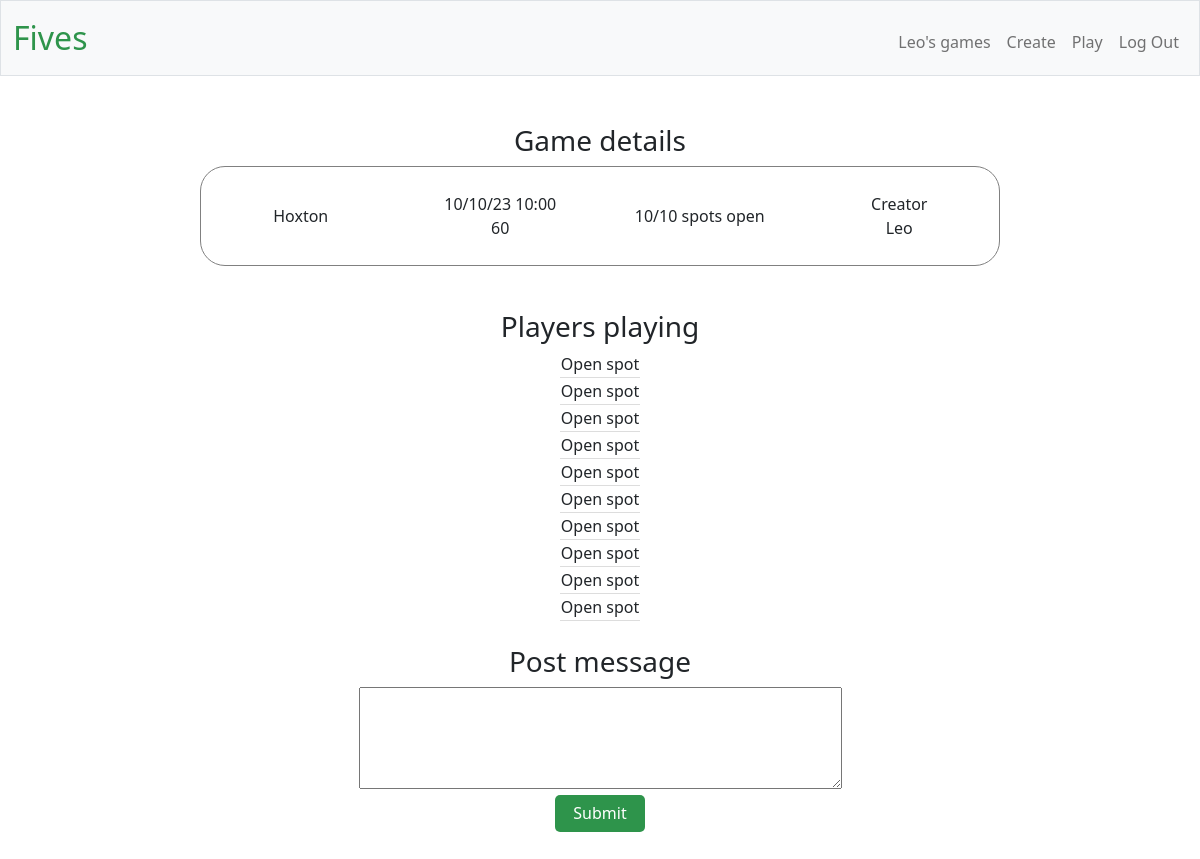
/view_game/28 (signed in), run on the app's committed database.
### tables this page shows
CREATE TABLE games (id INTEGER PRIMARY KEY AUTOINCREMENT, location TEXT, 
datetime TEXT, length_in_mins INTEGER, number_of_players INTEGER, creator TEXT NOT NULL, open_spots INTEGER);

### main.py (the view, shortened to what this page needs)
@app.route("/view_game/<int:game_id>", methods=["GET", "POST"])
def view_game(game_id:int):
    if request.method=="GET":
        conn = sqlite3.connect('players.db')
        cursor = conn.cursor()
        game = cursor.execute("SELECT location, datetime, length_in_mins, number_of_players, creator, open_spots, id FROM games WHERE id = ? ORDER BY games.datetime", (game_id, ))
        game_info = []
        for g in game:
            for x in g:
                game_info.append(x)
        line_up_list = []
        line_up_iterator = cursor.execute("SELECT playing_in.*, users.username FROM playing_in JOIN users ON users.id=playing_in.player_id WHERE game_id = ?", (game_id, ));
        for l in line_up_iterator:
            line_up_list.append(l[2])
        message_iterator = cursor.execute("SELECT date, author, content FROM messages WHERE game_id = ? ORDER BY date", (game_id, ))
        message_list = []
        for m in message_iterator:
            message_list.append(m)
        conn.close()
        return render_template("/view_game.html", game_info=game_info,line_up_list=line_up_list, message_list=message_list)

### main.py (called while the page is built)
@app.after_request
def after_request(response):
    response.headers["Cache-Control"] = "no-cache, no-store, must-revalidate"
    response.headers["Expires"] = 0
    response.headers["Pragma"] = "no-cache"
    return response

### templates/view_game.html (shortened to what this page needs)
{% extends "layout.html" %}
{% block main %}
<h3>Game details</h3>
<div class="row align-items-center" style="margin: 0 auto; max-width:800px;height:100px;border-radius:25px;border:1px solid grey; margin-bottom:20px;">
    <div class="col">{{game_info[0]}}</div>
    <div class="col">{{game_info[1][8:10]}}/{{game_info[1][5:7]}}/{{game_info[1][2:4]}} {{game_info[1][11:16]}}<br>{{game_info[2]}}</div>
    <div class="col">{{game_info[5]}}/{{game_info[3]}} spots open</div>
    <div class="col">Creator<br>{{game_info[4]}}</div>
</div>
<br>
<h3>Players playing</h3>
<table class="tabs">
    <tbody>
        {% for x in range(game_info[5]) %}
        <tr class="tabsrow">
            <td>Open spot</td>
        </tr class="tabsrow">
        {% endfor %}
    </tbody>
</table>
<br>
<h3>Post message</h3>
<form action="/view_game/{{game_info[6]}}" method="post">
    <textarea id="message" name="message" rows="4" cols="50"></textarea>
    <br>
    <button  type="submit">Submit</button>
</form>
{% endblock %}

### templates/layout.html (shortened to what this page needs)
<!DOCTYPE html>
<html lang="en">
    <head>
        <link href="https://cdn.jsdelivr.net/npm/bootstrap@5.1.3/dist/css/bootstrap.min.css" rel="stylesheet">
        <link href="/static/styles.css" rel="stylesheet">
    </head>
  <body>
    <nav class="bg-light border navbar navbar-expand-md navbar-light">
        <div class="container-fluid">
            <a class="navbar-brand" href="/"><span class="green">Fives</span></a>
            <div class="collapse navbar-collapse" id="navbar">
                {% if session["user_id"] %}
                    <ul class="navbar-nav ms-auto mt-2">
                        <li class="nav-item"><a class="nav-link" href="/games"> {{  session["username"].capitalize()  }}'s games</a></li>
                        <li class="nav-item"><a class="nav-link" href="/create">Create</a></li>
                        <li class="nav-item"><a class="nav-link" href="/play">Play</a></li>
                        <li class="nav-item"><a class="nav-link" href="/logout">Log Out</a></li>
                    </ul>
                {% else %}
                    <ul class="navbar-nav ms-auto mt-2">
                        <li class="nav-item"><a class="nav-link" href="/register">Register</a></li>
                        <li class="nav-item"><a class="nav-link" href="/login">Log In</a></li>
                    </ul>
                {% endif %}
            </div>
        </div>
    </nav>
    <main class="container-fluid py-5 text-center">
        {% block main %}{% endblock %}
    </main>
  </body>
</html>

### static/styles.css (style rules this page uses)
nav .navbar-brand { font-size: xx-large; }
nav .navbar-brand .green { color: #2e944b; }
.tabs { border-bottom: 1px solid #ddd; margin: 0 auto; }
.tabsrow { border-bottom: 1px solid #ddd; }
body { text-align: center; }
button { background-color :#2e944b; border-color: #2e944b; color:white; border:none; border-radius:5px; height:37px; width: 90px; }

### data on the page
games: username "Leo", location "Hoxton", datetime "10", datetime "23", datetime "10:00", length_in_mins "60", open_spots "10", number_of_players "10", creator "Leo"
